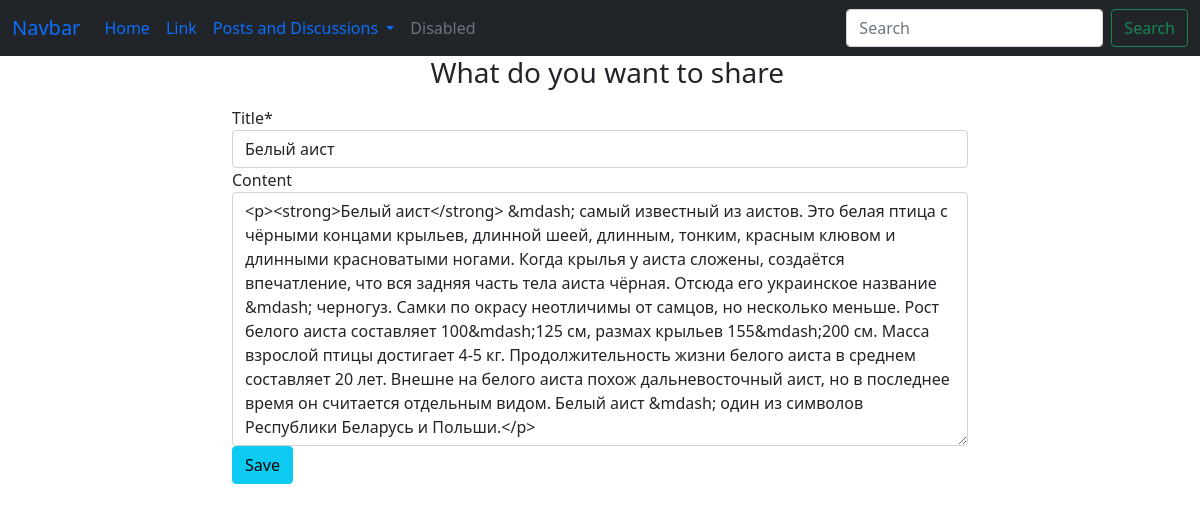
The app's page /post/1/update/ (signed in) with its own data.
### blog/models.py (models this page shows, shortened)
class Post(models.Model):
    class Meta:
        verbose_name = "Create a post"
        verbose_name_plural = "Create posts"
    title = models.CharField(max_length=200, db_index=True)
    content = RichTextField(max_length=4000, blank=True, null=True)
    date_created = models.DateTimeField(default=timezone.now)
    date_updated = models.DateTimeField(auto_now=True)
    author = models.ForeignKey(settings.AUTH_USER_MODEL, on_delete=models.CASCADE)
    slug = models.SlugField(max_length=50)
    liked_users = models.ManyToManyField(settings.AUTH_USER_MODEL, related_name="liked_posts", blank=True)
    saved_users = models.ManyToManyField(settings.AUTH_USER_MODEL, related_name="saved_posts", blank=True)
    """
    def save(self, *args, **kwargs) -> None:
        self.slug = slugify(self.title)
        return super().save(*args, **kwargs)
    """

### blog/views.py (the view, shortened to what this page needs)
# urls.py: path("post/<int:pk>/update/", PostUpdateView.as_view(), name="post-update"),
class PostUpdateView(LoginRequiredMixin, UserPassesTestMixin, UpdateView):
    model = Post
    fields = ["title", "content"]
    def test_func(self):
        post: Post = self.get_object()  # type: ignore
        return self.request.user == post.author

### blog/templates/blog/post_form.html (shortened to what this page needs)
{% extends "blog/base.html" %}
{% load crispy_forms_tags %}
{% block content_blog %}
<div class="row">
  <div class="col-lg-10 col-xl-8 offset-lg-1 offset-xl-2">
    <div class="intro">
      <h3 class="text-center" data-bss-hover-animate="pulse">&nbsp;
        What do you want to share
      </h3>
      <p class="text-center">
      <form action="" method="POST">
        {{form|crispy}}
        <div class="form-group">
          <button class="btn btn-info" type="submit">Save</button>
        </div>
      </form>
    </div>
  </div>
  {% endblock %}

### records on screen
Post: title "Белый аист", content "<p><strong>Белый аист</strong> &mdash; самый известный из аистов. Это белая птица с чёрными концами крыльев, длинной шеей, длинным, тонким, красным клювом и длинными красноватыми ногами. Когда крылья у аиста сложены, создаётся впечатление, что вся задняя часть тела аиста чёрная. Отсюда его украинское название &mdash; черногуз. Самки по окрасу неотличимы от самцов, но несколько меньше. Рост белого аиста составляет 100&mdash;125 см, размах крыльев 155&mdash;200 см. Масса взрослой птицы достигает 4-5 кг. Продолжительность жизни белого аиста в среднем составляет 20 лет. Внешне на белого аиста похож дальневосточный аист, но в последнее время он считается отдельным видом. Белый аист &mdash; один…"
